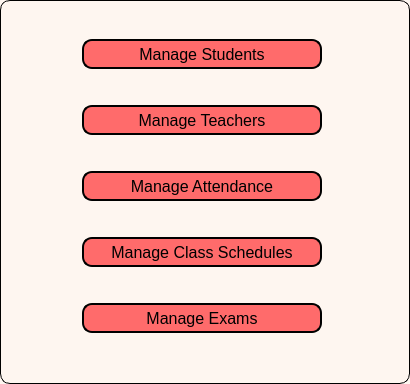
<?xml version="1.0" encoding="UTF-8"?>
<ui version="4.0">
 <class>AdminPanel</class>
 <widget class="QDialog" name="AdminPanel">
  <property name="geometry">
   <rect>
    <x>0</x>
    <y>0</y>
    <width>410</width>
    <height>384</height>
   </rect>
  </property>
  <property name="maximumSize">
   <size>
    <width>2000</width>
    <height>1000</height>
   </size>
  </property>
  <property name="windowTitle">
   <string>Admin Panel</string>
  </property>
  <property name="styleSheet">
   <string notr="true">QDialog#AdminPanel {
        background-color: #fef6f0;
        border: 1px solid black;
        border-radius: 10%;
}</string>
  </property>
  <property name="modal">
   <bool>false</bool>
  </property>
  <layout class="QVBoxLayout" name="verticalLayout" stretch="0,0,0,0,0">
   <property name="spacing">
    <number>1</number>
   </property>
   <property name="leftMargin">
    <number>82</number>
   </property>
   <property name="topMargin">
    <number>4</number>
   </property>
   <property name="bottomMargin">
    <number>12</number>
   </property>
   <item>
    <widget class="QPushButton" name="studentButton">
     <property name="maximumSize">
      <size>
       <width>240</width>
       <height>30</height>
      </size>
     </property>
     <property name="styleSheet">
      <string notr="true">QPushButton#studentButton {
    background-color: #ff6b6b;
    border: 1.5px solid black;
    border-radius: 10px;
    font-size: 16px;
}

QPushButton#studentButton:hover {
    background-color: #ee5253;
}

</string>
     </property>
     <property name="text">
      <string>Manage Students</string>
     </property>
    </widget>
   </item>
   <item>
    <widget class="QPushButton" name="teacherButton">
     <property name="maximumSize">
      <size>
       <width>240</width>
       <height>30</height>
      </size>
     </property>
     <property name="styleSheet">
      <string notr="true">QPushButton#teacherButton {
    background-color: #ff6b6b;
    border: 1.5px solid black;
    border-radius: 10px;
    font-size: 16px;
}

QPushButton#teacherButton:hover {
    background-color: #ee5253;
}

</string>
     </property>
     <property name="text">
      <string>Manage Teachers</string>
     </property>
    </widget>
   </item>
   <item>
    <widget class="QPushButton" name="attendanceButton">
     <property name="maximumSize">
      <size>
       <width>240</width>
       <height>30</height>
      </size>
     </property>
     <property name="styleSheet">
      <string notr="true">QPushButton#attendanceButton {
    background-color: #ff6b6b;
    border: 1.5px solid black;
    border-radius: 10px;
    font-size: 16px;
}

QPushButton#attendanceButton:hover {
    background-color: #ee5253;
}

</string>
     </property>
     <property name="text">
      <string>Manage Attendance</string>
     </property>
    </widget>
   </item>
   <item>
    <widget class="QPushButton" name="classScheduleButton">
     <property name="maximumSize">
      <size>
       <width>240</width>
       <height>30</height>
      </size>
     </property>
     <property name="styleSheet">
      <string notr="true">QPushButton#classScheduleButton {
    background-color: #ff6b6b;
    border: 1.5px solid black;
    border-radius: 10px;
    font-size: 16px;
}

QPushButton#classScheduleButton:hover {
    background-color: #ee5253;
}

</string>
     </property>
     <property name="text">
      <string>Manage Class Schedules</string>
     </property>
    </widget>
   </item>
   <item>
    <widget class="QPushButton" name="examButton">
     <property name="maximumSize">
      <size>
       <width>240</width>
       <height>30</height>
      </size>
     </property>
     <property name="styleSheet">
      <string notr="true">QPushButton#examButton {
    background-color: #ff6b6b;
    border: 1.5px solid black;
    border-radius: 10px;
    font-size: 16px;
}

QPushButton#examButton:hover {
    background-color: #ee5253;
}

</string>
     </property>
     <property name="text">
      <string>Manage Exams</string>
     </property>
    </widget>
   </item>
  </layout>
 </widget>
 <resources/>
 <connections/>
</ui>
